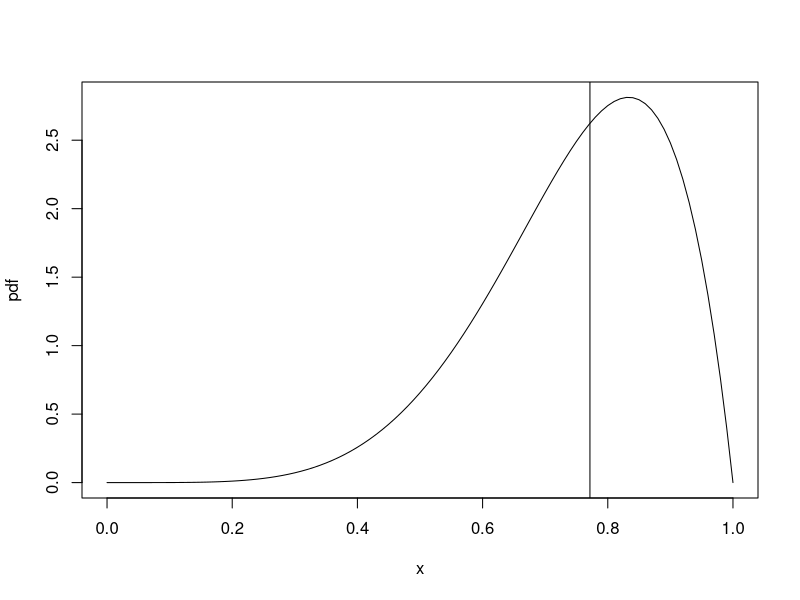
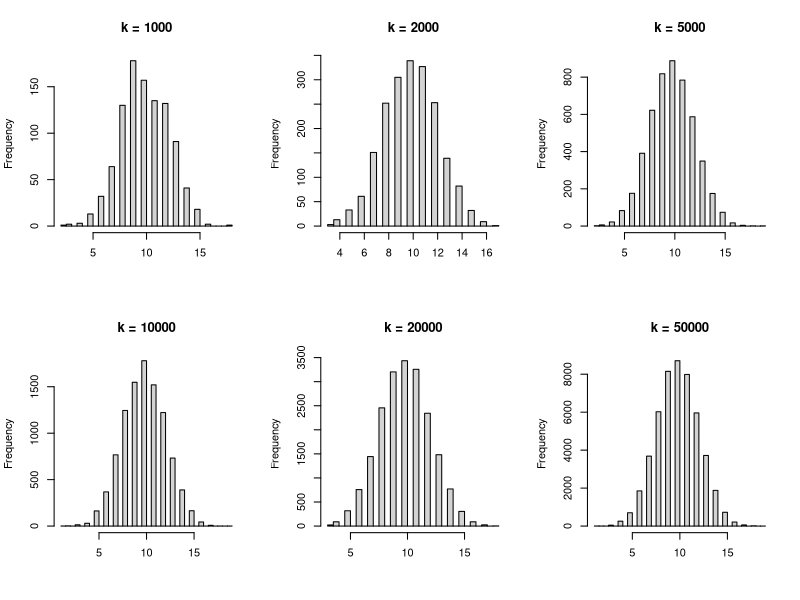
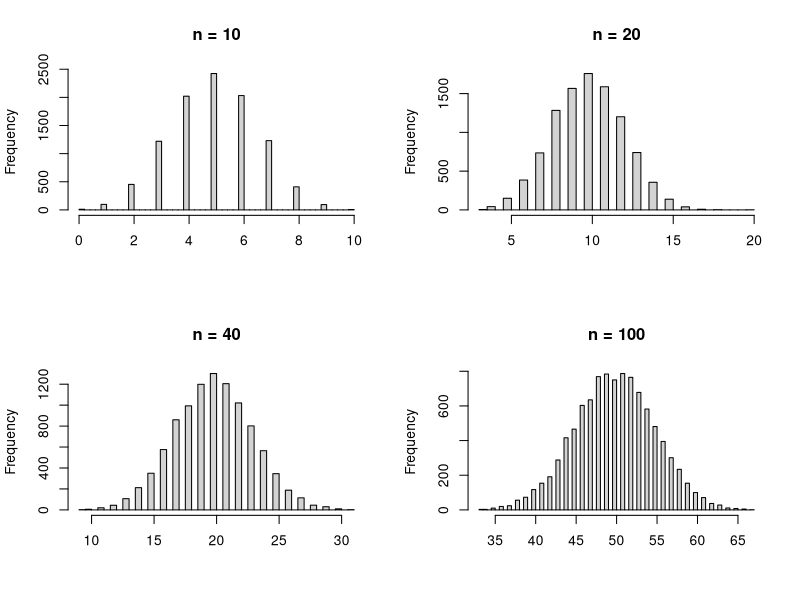

Recreate these plots in R, in order.
## ---- chunk 1
g = function(x)
  7*x^6-6*x^7-0.5
m = uniroot(g,c(0,1),tol=0.0001)$root
m
## ---- chunk 2
pdf = function(x) {42*x^5*(1-x)}
plot(pdf,0,1)
abline(v = m)
## ---- chunk 3
par(mfrow=c(2,3)) 

for(k in c(1000,2000,5000,10000,20000, 50000)){
d<- NA
for(i in 1:k){
  a=rbinom(20,1,0.5)
  b=sum(a)
  d=c(d,(b))
}
d = d[-which(is.na(d))]
cat("When k is",k,"\n")
cat("Mean: ",mean(d),"\n")
cat("Standard derivation:",var(d),"\n")
hist(d,breaks =50,xlab ="",main = paste('k = ',k,sep=''))
}
## ---- chunk 4
par(mfrow=c(2,2)) 

for(n in c(10, 20, 40, 100)){
d<- NA
for(i in 1:10000){
  a=rbinom(n,1,0.5)
  b=sum(a)
  d=c(d,(b))
}
d = d[-which(is.na(d))]
cat("When n is",n,"\n")
cat("Mean: ",mean(d),"\n")
cat("Standard derivation:",var(d),"\n")
hist(d,breaks =50,xlab ="",main = paste('n = ',n,sep=''))
}
